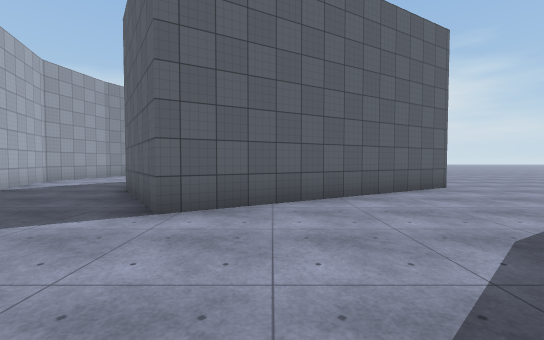
View 1 (above)

20 first-person views from a walk through a scene from a Unity 3-D project. The camera is 1.4 m above the floor, tilts 2° down and sees 90° across. The floor is counted in squares, 2 m on a side. Each view is taken from the middle of a square. On the plan, view 1 faces up. The plan holds only what a view shows up to about 9 squares ahead; the rest is blank. The place goes on beyond the plan. Surface patterns are stand-ins for the level's own textures.

View 2
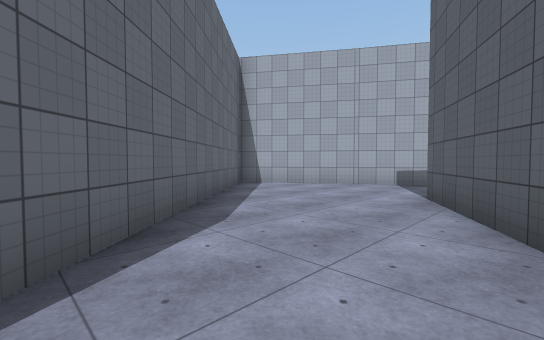

View 3
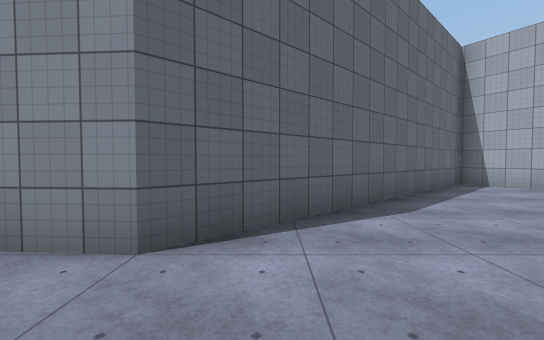

View 4
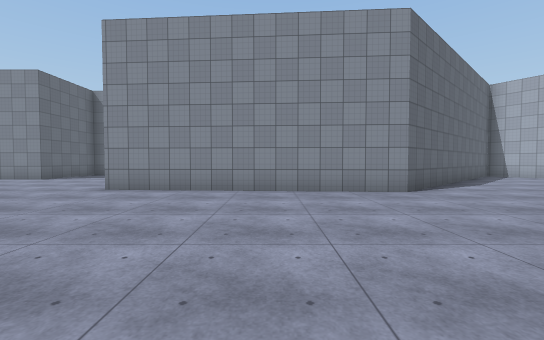

View 5
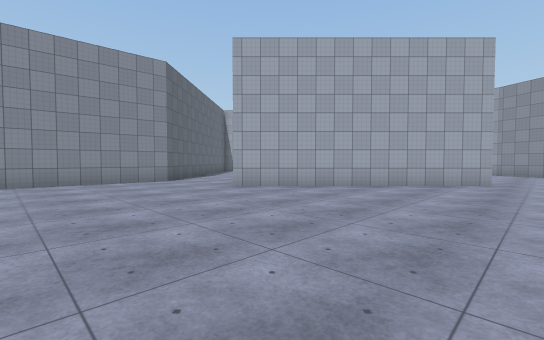

View 6
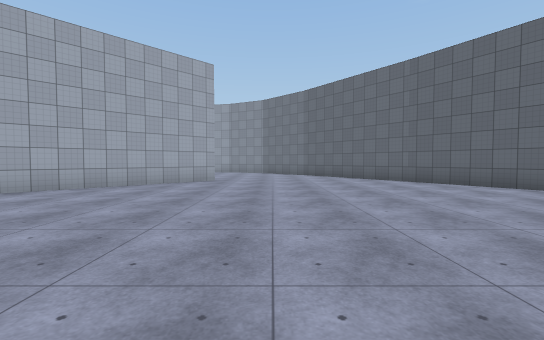

View 7
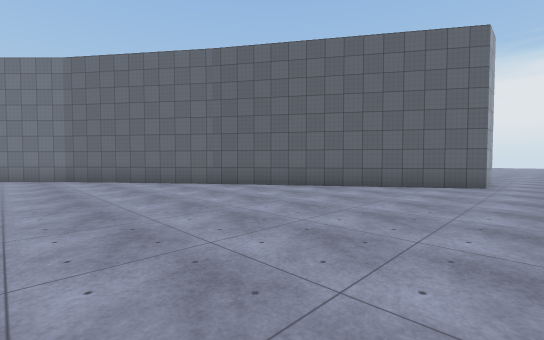

View 8
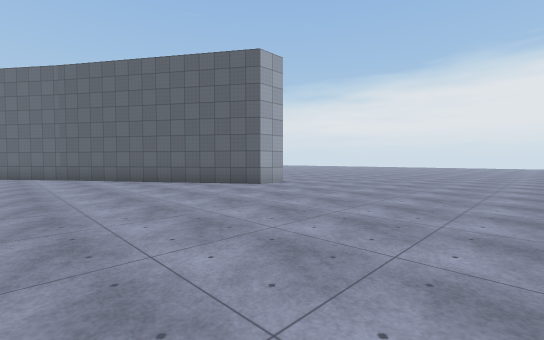

View 9
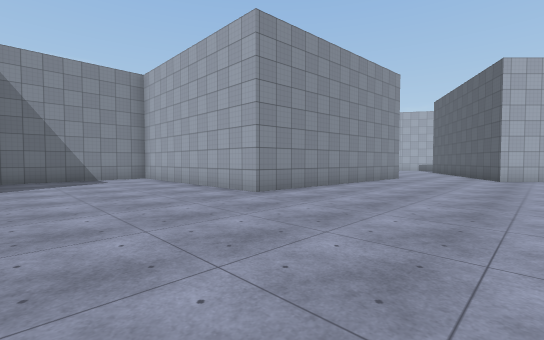

View 10
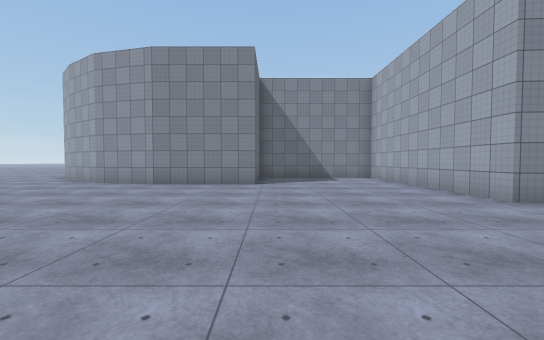

View 11
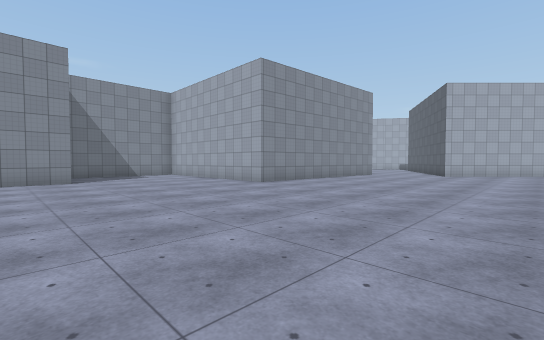

View 12
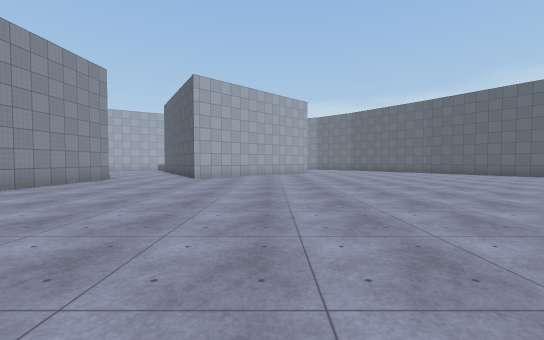

View 13
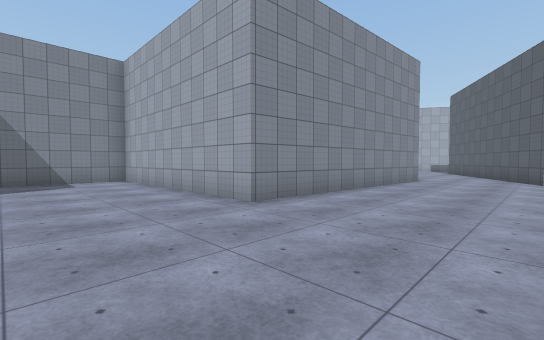

View 14
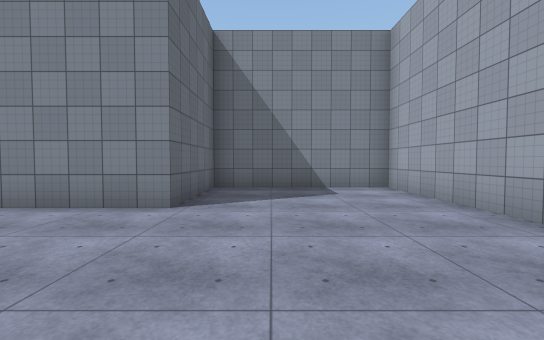

View 15
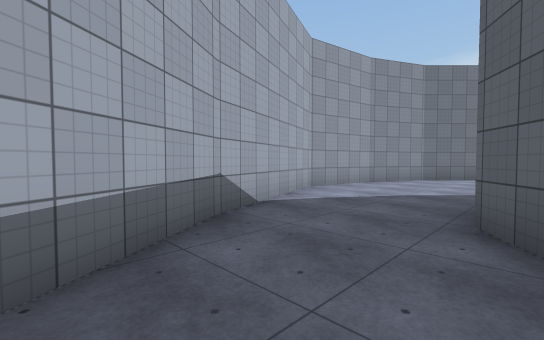

View 16
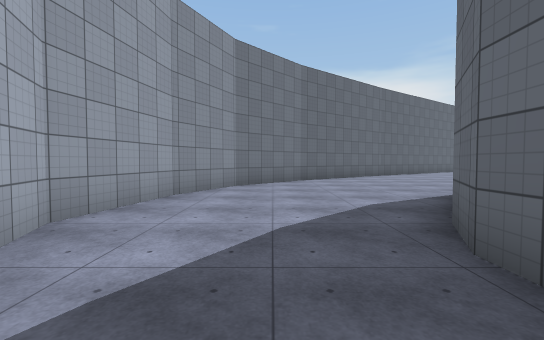

View 17
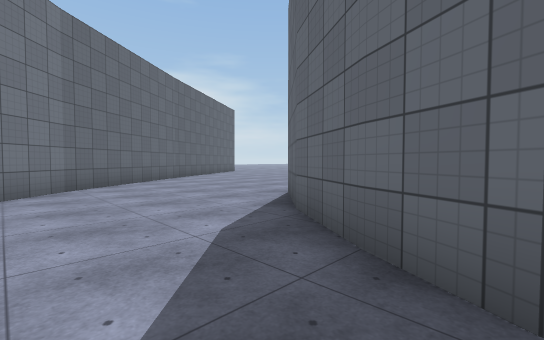

View 18
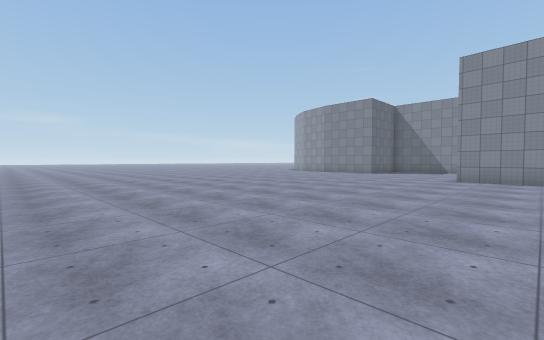

View 19
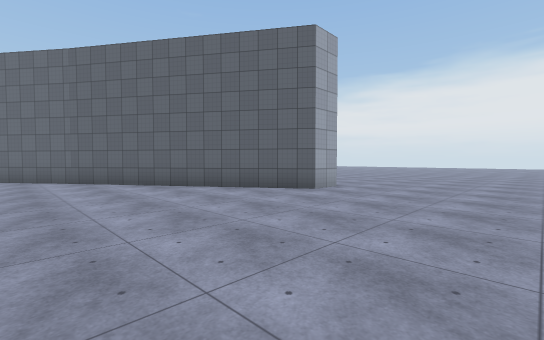

View 20
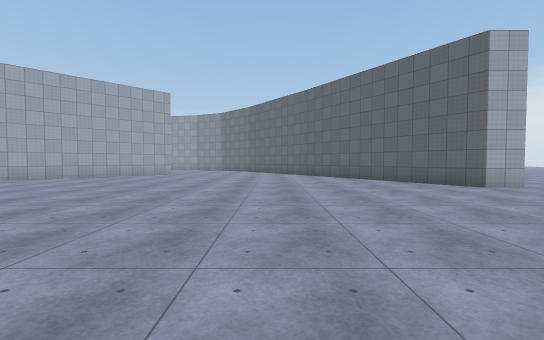

### Floor plan
Points are (right, up) in squares from view 1. A wall is a line through its corners. A room is listed if a view was taken in it or the views show most of it. See-through windows are left out.
Room 1 (views 1, 2, 3)
walls: (-4.2, 2.1) (-1.6, -2.1) (5, 4); (4.5, 7) (-1.5, 3.5)
ways out: opening at (-2.5, 2.5) to room 2; opening at (4.5, 5.5) to room 2
Room 2 (views 4, 5, 6, 7, 8, 9, 10, 11, 12, 13, 14, 15, 16, 17, 18, 19, 20)
walls: (-0.5, 12) (4.5, 7); (5, 4) (12, 3.5) (12, -3) (16.5, -3) (16.5, 0) (19.5, 0); (6, 23.6) (6, 22.5) (-4.2, 15.7); (-2, 10.5) (-0.7, 11.8); (-3.1, 8.9) (-2, 10.6); (-4, 15.5) (-6, 13.5) (-7, 11.4); (-3.5, 7.4) (-3.5, 8) (-2.9, 9.1); (-1.5, 3.5) (-3.5, 6.5); (-7, 11.6) (-7.5, 9) (-6, 5) (-4.2, 2.1)
ways out: opening at (-2.5, 2.5) to room 1; opening at (4.5, 5.5) to room 1; opening at (6.5, 24.5)

Where each view was taken, in squares from view 1:
view 1: 0 up, 0 right, facing up
view 2: 5 up, 4 right, facing down-left
view 3: 6 up, 4 right, facing down
view 4: 10 up, 8 right, facing down
view 5: 13 up, 9 right, facing down-left
view 6: 14 up, 9 right, facing left
view 7: 14 up, 7 right, facing up-left
view 8: 17 up, 12 right, facing up-left
view 9: 8 up, 16 right, facing down-left
view 10: 8 up, 16 right, facing down
view 11: 10 up, 18 right, facing down-left
view 12: 10 up, 15 right, facing left
view 13: 7 up, 15 right, facing down-left
view 14: 4 up, 15 right, facing down
view 15: 3 up, 3 left, facing up-left
view 16: 6 up, 5 left, facing up
view 17: 8 up, 5 left, facing up-right
view 18: 14 up, 10 right, facing down-right
view 19: 17 up, 10 right, facing up-left
view 20: 17 up, 13 right, facing left
